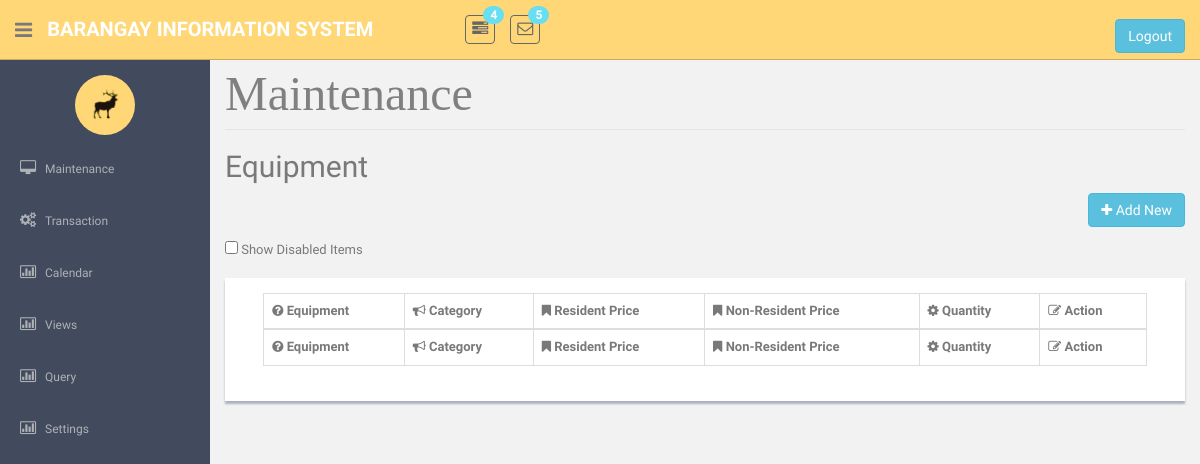
Page /EquipmentMaintenance.php on the earlier database version.
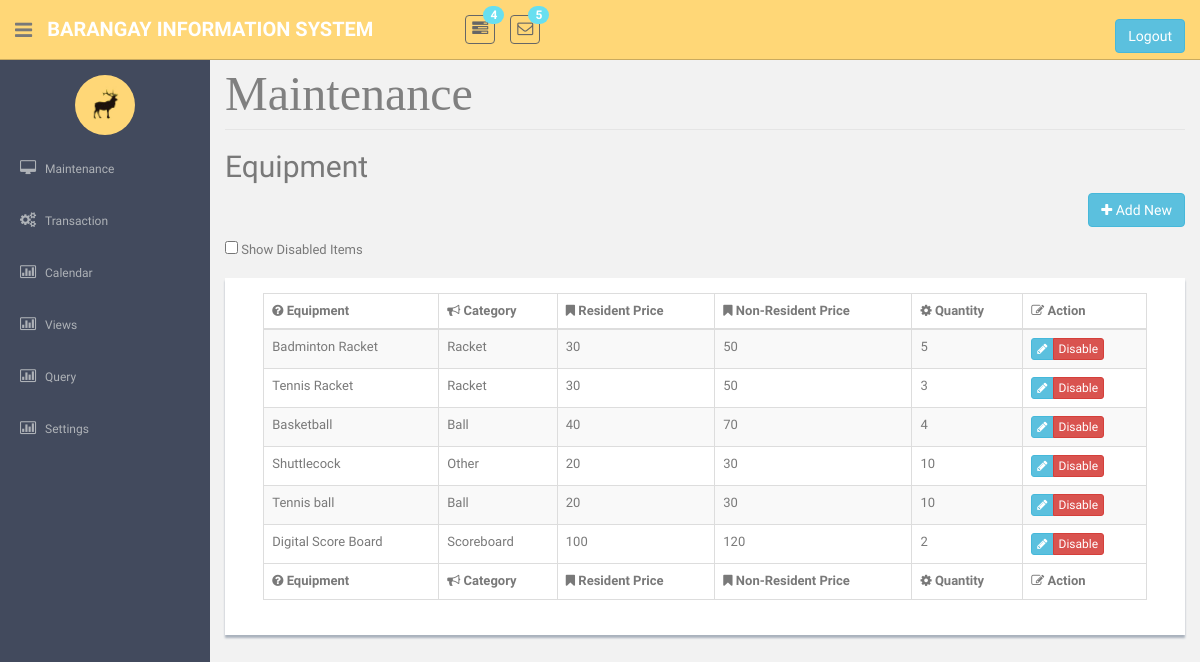
Same page on the later database version.
### tables this page shows
CREATE TABLE `tblequipment` (
  `strEquipNo` int(25) NOT NULL,
  `strEquipName` varchar(85) NOT NULL,
  `strEquipCategory` varchar(25) NOT NULL,
  `intEquipQuantity` int(11) NOT NULL,
  `dblEquipFee` double NOT NULL,
  `dblEquipNResidentCharge` double NOT NULL,
  `strStatus` varchar(10) NOT NULL,
  `imageUpload` varchar(100) NOT NULL
);

CREATE TABLE `tblcategory` (
  `strCategoryCode` int(25) NOT NULL,
  `strCategoryDesc` varchar(45) NOT NULL,
  `strCategoryType` varchar(45) NOT NULL
);

### EquipmentMaintenance.php (the view, shortened to what this page needs)
<!DOCTYPE html>
    <?php require('header.php');?>
    <?php require('sidebar.php');?>
      <section id="main-content">
          <section class="wrapper site-min-height">
<legend ><font face = "cambria" size = 8 color = "grey">  Maintenance </font></legend>
		<h2> Equipment</h2>
				<p align="right">
				<button type="button" class="btn btn-info" onclick = "window.location.href='EquipmentAdd.php'"><i class="fa fa-plus"></i> Add New</button>
				</p>
				<input type= checkbox id = "showdisabled" onclick ="showdis()"> Show Disabled Items<br>
										<center><br>
<div class = "showback" id = 'tblview'>
	<form method = POST>
				<table class="table table-striped table-bordered table-hover"  border = '3' style = 'width:95%'>
					<thead>
						<tr>
							<th><i class="fa fa-question-circle"></i> Equipment </th>
							<th><i class="fa fa-bullhorn"></i> Category </th>
							<th><i class="fa fa-bookmark"></i> Resident Price</th>
							<th><i class="fa fa-bookmark"></i> Non-Resident Price</th>
							<th><i class="fa fa-cog"></i> Quantity </th>
							<th><i class="fa fa-edit"></i> Action</th>
						</tr>
					</thead>
					<tfoot>
						<tr>
							<th><i class="fa fa-question-circle"></i> Equipment </th>
							<th><i class="fa fa-bullhorn"></i> Category </th>
							<th><i class="fa fa-bookmark"></i> Resident Price</th>
							<th><i class="fa fa-bookmark"></i> Non-Resident Price</th>
							<th><i class="fa fa-cog"></i> Quantity </th>
							<th><i class="fa fa-edit"></i> Action</th>
						</tr>
					</tfoot>
					<tbody><?php
					require('connection.php');
						$sql = "select * from tblequipment where strStatus = 'Enabled'";
						$query = mysqli_query($con, $sql);
						if(mysqli_num_rows($query) > 0){
							while($row = mysqli_fetch_object($query)){?>
								<tr> <td><?php echo $row->strEquipName?></td>
									<td><?php
								$query2 = mysqli_query($con,"Select * from tblCategory where strcategorycode = '$row->strEquipCategory'");
								if(mysqli_num_rows($query2) > 0){
									while($row1 = mysqli_fetch_object($query2)){
										echo  $row1->strCategoryDesc;
									}
								}
					?>				</td>
									<td><?php echo $row->dblEquipFee?></td>
									<td><?php echo $row->dblEquipNResidentCharge?></td>
									<td><?php echo $row->intEquipQuantity?></td>
									<td><div class="btn-group " role="group" aria-label="..." >
									<div class="btn-group " role="group">
									<button  class="btn btn-info btn-xs" type = submit name = "btnEdit" value = <?php echo $row->strEquipNo; ?> ><i class="fa fa-pencil"></i></button>
									</div>
									<div class="btn-group " role="group" >
									<button  class="btn btn-danger btn-xs" type = submit name = "btnDelete" onclick = "return confirm('Do you really want to continue?');" value = <?php echo $row->strEquipNo; ?> >Disable</button>
									</div>
									</div></td>
								</tr>
		<?php }} ?></tbody>
				</table>
                    </form>
</div><br><br>
                  </center>
		</section><! --/wrapper -->
      </section>
  </section>
  </body>
</html>

Differences in the rows shown:
added tblequipment: strEquipName "Badminton Racket", dblEquipFee "30", dblEquipNResidentCharge "50", intEquipQuantity "5", $row->strEquipNo 11 (drawn)
added tblcategory: strCategoryDesc "Racket"
added tblequipment: strEquipName "Tennis Racket", dblEquipFee "30", dblEquipNResidentCharge "50", intEquipQuantity "3", $row->strEquipNo 12 (drawn)
added tblequipment: strEquipName "Basketball", dblEquipFee "40", dblEquipNResidentCharge "70", intEquipQuantity "4", $row->strEquipNo 13 (drawn)
added tblcategory: strCategoryDesc "Ball"
added tblequipment: strEquipName "Shuttlecock", dblEquipFee "20", dblEquipNResidentCharge "30", intEquipQuantity "10", $row->strEquipNo 14 (drawn)
added tblcategory: strCategoryDesc "Other", shown under "Shuttlecock"
added tblequipment: strEquipName "Tennis ball", dblEquipFee "20", dblEquipNResidentCharge "30", intEquipQuantity "10", $row->strEquipNo 15 (drawn)
added tblequipment: strEquipName "Digital Score Board", dblEquipFee "100", dblEquipNResidentCharge "120", intEquipQuantity "2", $row->strEquipNo 16 (drawn)
added tblcategory: strCategoryDesc "Scoreboard", shown under "Digital Score Board"
